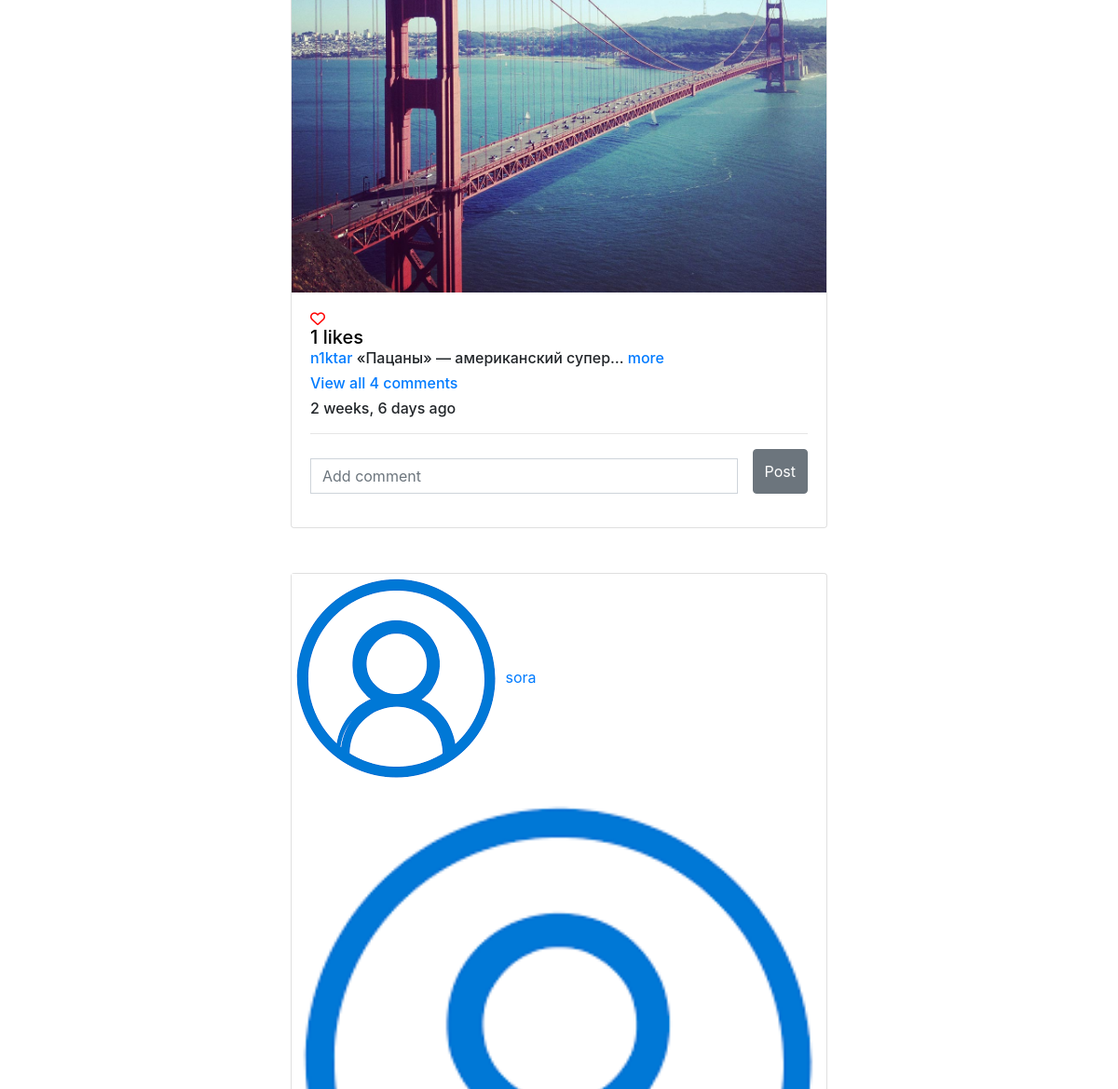
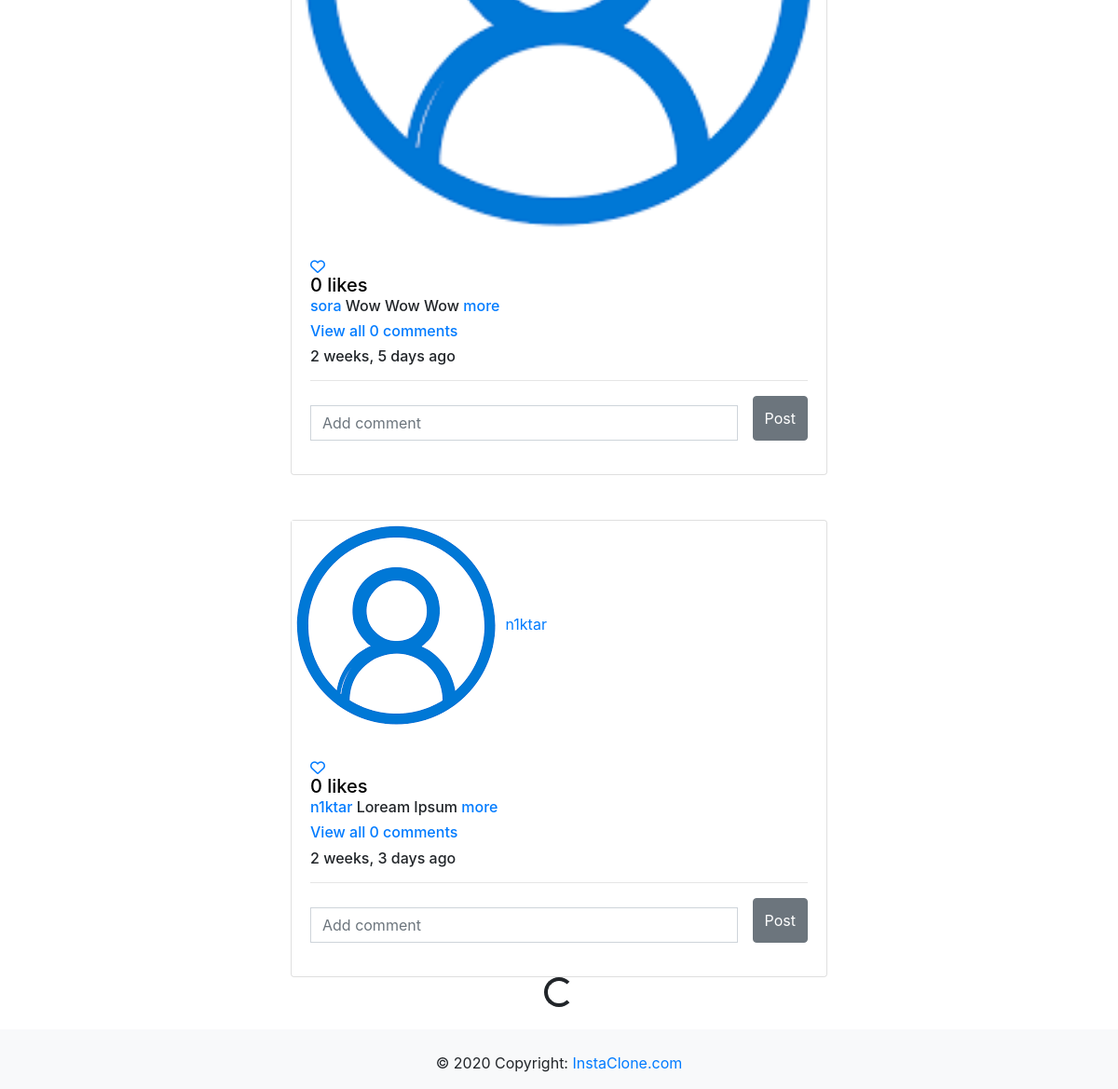
Page / (signed in, lower part) on the earlier database version (2 pictures, top to bottom).
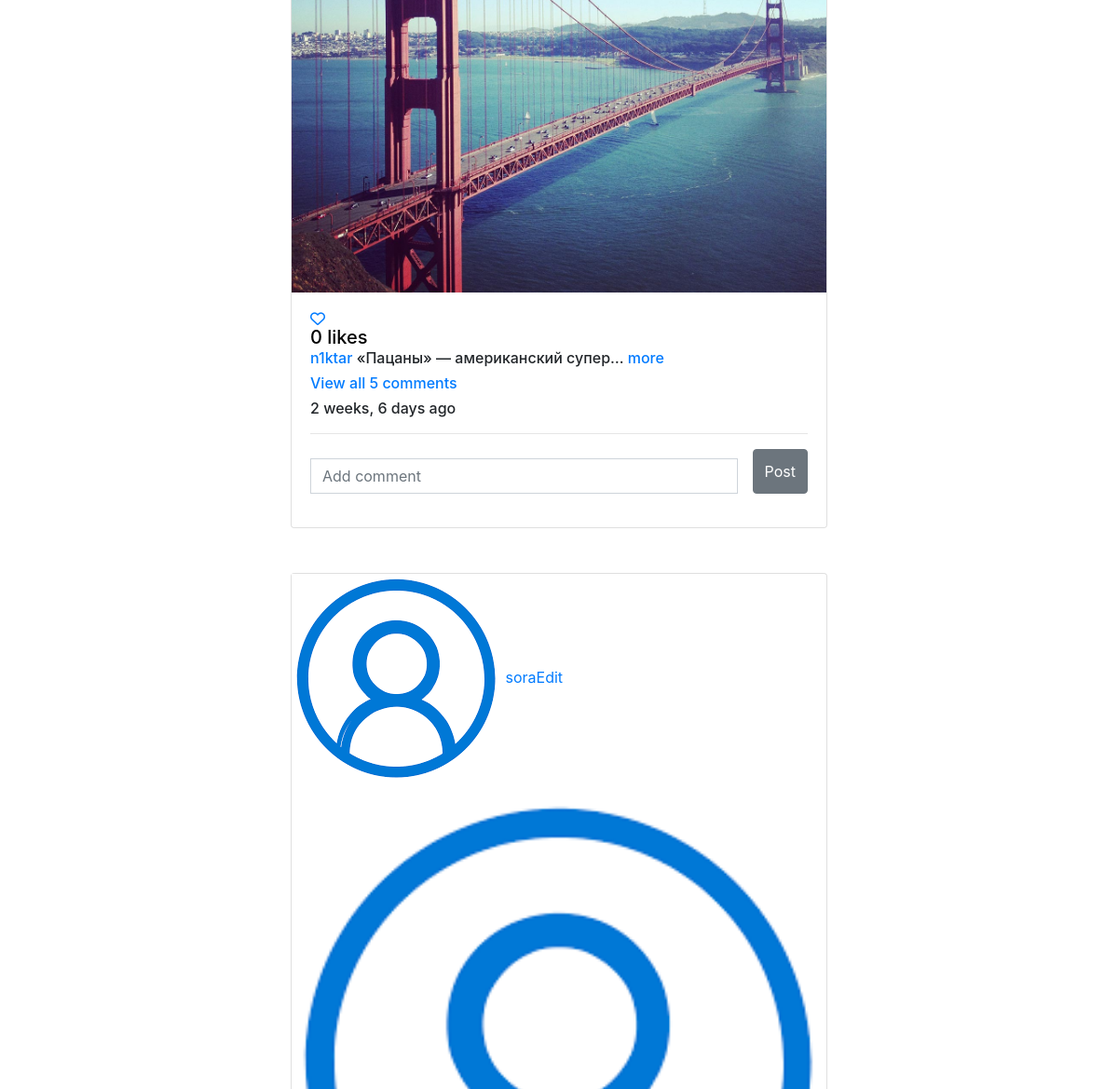
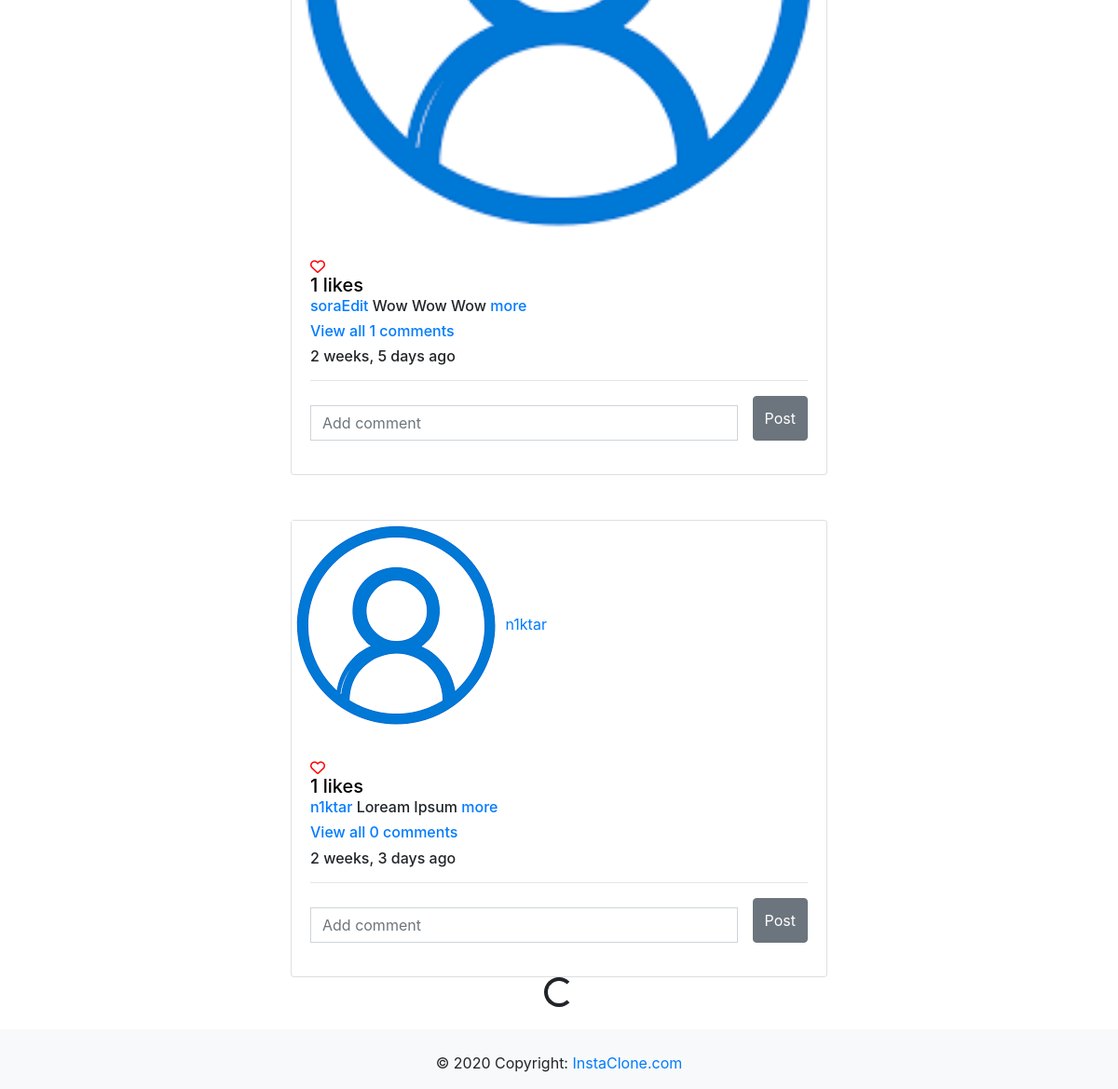
Same page on the later database version (2 pictures, top to bottom).
### images/models.py (models this page shows, shortened)
class Image(models.Model):
    user = models.ForeignKey(User, on_delete=models.CASCADE, related_name='images_user')
    profile = models.ForeignKey(Profile, on_delete=models.CASCADE, related_name='images_profile', blank=True, null=True)
    title = models.CharField(max_length=255)
    slug = models.SlugField(blank=True, null=True)
    image = models.ImageField(upload_to='images/%Y/%m/%d')
    description = models.TextField()
    created = models.DateTimeField(auto_now_add=True)
    users_like = models.ManyToManyField(User, related_name='images_liked', blank=True)
    class Meta:
        ordering = ['created']
    def get_absolute_url(self):
        return reverse('dashboard_detail', args=[self.slug])

### account/views.py (the view)
# urls.py: path('', login_required(DashboardListView.as_view()), name='dashboard'),
class DashboardListView(ListView):
    template_name = 'account/dashboard.html'
    context_object_name = 'images'
    paginate_by = 3
    def get_queryset(self):
        contact = Contact.objects.filter(user_from=self.request.user).values('user_to')
        images = Image.objects.filter(user__in=contact)
        return images

### account/templates/account/dashboard.html (shortened to what this page needs)
{% extends 'base.html' %}
{% load thumbnail %}
{% load static %}
{% block content %}
    <section class="main">
        <div class="container">
            <div class="row">
                <div class="col-md-12">
                    <div class="wrapper d-flex justify-content-center">
                        <div class="main__content">
                            <div class="infinite-item">
                                {% for image in images %}
                                    <div class="card mt-5" style="width: 36rem;">
                                        <div class="card-title">
                                            {% thumbnail image.profile.avatar_image "25x25" as im %}
                                                <img src="{{ im.url }}" alt="">
                                            {% endthumbnail %}
                                            <a href="{% url 'user_detail' image.user %}">{{ image.user }}</a>
                                        </div>
                                        {% thumbnail image.image "250x250" as im %}
                                            <img src="{{ im.url }}" class="card-img-top" alt="">
                                        {% endthumbnail %}
                                        <div class="card-body">
                                            <div class="card-info">
                                                <a href="">
                                                    <i class="fa fa-heart-o like-action {% if request.user in image.users_like.all %}red{% endif %}"
                                                       id="{{ image.id }}" data-user="{{ request.user.id }}"
                                                       data-id="{{ image.id }}"
                                                       data-action="{% if request.user in image.users_like.all %}un{% endif %}like"
                                                       aria-hidden="true">
                                                    <h5 class="card-title"><span class="user-like-count">{{ image.users_like.count }}</span> likes</h5>
                                                    </i>
                                                </a>
                                            </div>
                                            <h6 class="card-text">
                                                <a href="{% url 'user_detail' image.user %}">{{ image.user }}</a> {{ image.description|truncatechars:30 }}<a
                                                    href="{{ image.get_absolute_url }}"> more</a>
                                            </h6>
                                            <h6 class="card-text">
                                                <a href="{{  image.get_absolute_url }}">View all {{ image.post_review.count }} comments</a>
                                            </h6>
                                            <h6 class="card-text">{{ image.created|timesince }} ago</h6>
                                            <hr/>
                                            <form action="{% url 'images:review_add' image.id %}" method="POST" class="input-group mb-3">
                                                <input type="text" name="text" class="form-control mr-3" placeholder="Add comment">
                                                <button type="submit" class="btn btn-secondary mt-0">Post</button>
                                            </form>
                                        </div>
                                    </div>
                                {% endfor %}
                            </div>
                            <div class="d-flex justify-content-center" style="display:none;">
                                <div class="spinner-border" role="status">
                                </div>
                            </div>
                        </div>
                    </div>
                </div>
            </div>
        </div>
    </section>
{% endblock content %}

### account/templates/base.html (shortened to what this page needs)
{% load static %}
<!DOCTYPE html>
<html lang="en">
<head>
    <link rel="stylesheet" href="https://stackpath.bootstrapcdn.com/bootstrap/4.5.0/css/bootstrap.min.css">
    <link rel="stylesheet" href="https://stackpath.bootstrapcdn.com/font-awesome/4.7.0/css/font-awesome.min.css">
    <link rel="stylesheet" href="{% static 'css/main.css' %}">
</head>
<body>
    {% block content %}
    {% endblock content %}
    <footer class="page-footer font-small blue pt-2 mt-4" style="background-color: #f8f9fa!important;">
        <div class="footer-copyright text-center py-3">© 2020 Copyright:
            <a href="https://mdbootstrap.com/">InstaClone.com</a>
        </div>
    </footer>
</body>
</html>

### static/css/main.css (style rules this page uses)
.card-body button { display: block; margin: 15px auto 0; }
.card-body form input { display: block; margin: 10px auto 0; width: 50%; }

### account/templates/account/dashboard.html (style rules this page uses)
.card-body .card-info h5 { color: black; margin: 0; font-weight: 500; font-family: -apple-system,BlinkMacSystemFont,"Segoe UI",Roboto,"Helvetica Neue",Arial,"Noto Sans",sans-serif,"Apple Color Emoji","Segoe UI Emoji","Segoe UI Symbol","Noto Color Emoji"; }
.red { color: red; }

Differences in the rows shown:
computed for Image "2 weeks, 6 days": users_like.count "1" → "0"; post_review.count "4" → "5"
changed through a linked row, Image "Wow Wow Wow": user "sora" → "soraEdit"; users_like.count "0" → "1"; post_review.count "0" → "1"
computed for Image "Loream Ipsum": users_like.count "0" → "1"
